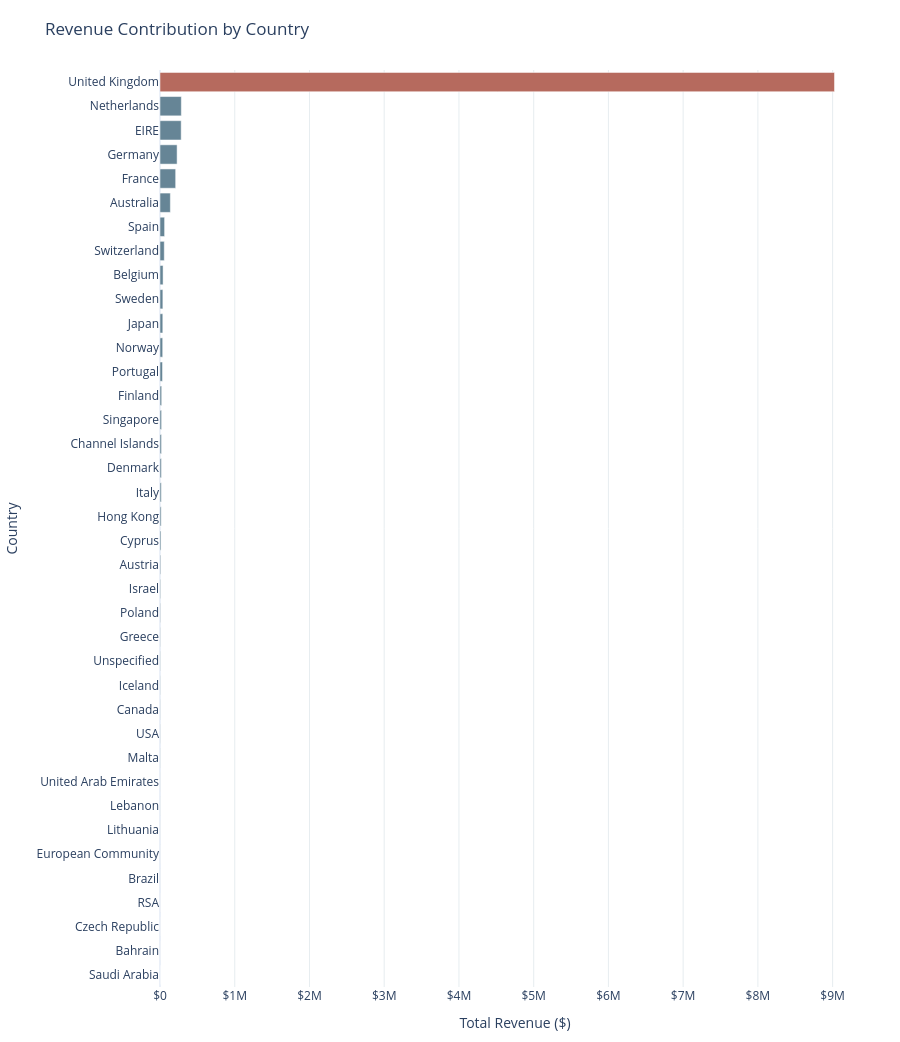

The cell this chart's notebook holds for it:
### Markdown cell above
## Revenue Contribution by Country (Horizontol Bar Chart)

### Code cell
# All countries fit in a tall, scroll-free horizontal chart; the United Kingdom is highlighted.
country_plot_df = visual_countryrevenue_df.sort_values('TotalRevenue', ascending=False).copy()
country_plot_df['MarketColor'] = np.where(country_plot_df['Country'].eq('United Kingdom'), 'United Kingdom', 'Other countries')
country_order = country_plot_df['Country'].tolist()
country_height = max(700, 24 * len(country_plot_df) + 130)
fig_country_bar = px.bar(
    country_plot_df,
    x='TotalRevenue', y='Country', orientation='h',
    category_orders={'Country': country_order},
    color='MarketColor',
    color_discrete_map={'United Kingdom': ACCENT, 'Other countries': MUTED_BLUE},
    custom_data=['RevenueSharePct'],
    title='Revenue Contribution by Country',
    labels={'TotalRevenue': 'Total Revenue', 'Country': 'Country', 'MarketColor': 'Market'},
    template=PLOTLY_TEMPLATE,
)
fig_country_bar.update_traces(
    hovertemplate='<b>%{y}</b><br>Total revenue: %{x:$,.2f}'
                  '<br>Share of completed-sale revenue: %{customdata[0]:.2f}%<extra></extra>'
)
fig_country_bar.update_layout(
    height=country_height, showlegend=False, margin={'l': 150, 'r': 30, 't': 70, 'b': 55},
    xaxis={'title': 'Total Revenue ($)', 'tickprefix': '$', 'separatethousands': True, 'gridcolor': GRID},
    yaxis={'title': 'Country', 'categoryorder': 'array', 'categoryarray': country_order, 'autorange': 'reversed'},
)
fig_country_bar.show(config=PLOTLY_CONFIG)

### Figure 1 — Plotly figure (JSON) as saved in the notebook; plotly's stock layout.template omitted (floating-point values rounded to 4 significant figures)
{"data": [{"customdata": [[84.61]], "hovertemplate": "<b>%{y}</b><br>Total revenue: %{x:$,.2f}<br>Share of completed-sale revenue: %{customdata[0]:.2f}%<extra></extra>", "legendgroup": "United Kingdom", "marker": {"color": "#B66A5E", "pattern": {"shape": ""}}, "name": "United Kingdom", "orientation": "h", "showlegend": true, "textposition": "auto", "x": [9025000.0], "xaxis": "x", "y": ["United Kingdom"], "yaxis": "y", "type": "bar"}, {"customdata": [[2.676], [2.657], [2.146], [1.966], [1.299], [0.5773], [0.5352], [0.3862], [0.3598], [0.3508], [0.3391], [0.3164], [0.2114], [0.1995], [0.1917], [0.1777], [0.1639], [0.1471], [0.1274], [0.09561], [0.07627], [0.06876], [0.04463], [0.04453], [0.04041], [0.03437], [0.03357], [0.02555], [0.01783], [0.01588], [0.01557], [0.01219], [0.01072], [0.009397], [0.007751], [0.00707], [0.001368]], "hovertemplate": "<b>%{y}</b><br>Total revenue: %{x:$,.2f}<br>Share of completed-sale revenue: %{customdata[0]:.2f}%<extra></extra>", "legendgroup": "Other countries", "marker": {"color": "#668596", "pattern": {"shape": ""}}, "name": "Other countries", "orientation": "h", "showlegend": true, "textposition": "auto", "x": [285400.0, 283500.0, 228900.0, 209700.0, 138500.0, 61580.0, 57090.0, 41200.0, 38380.0, 37420.0, 36170.0, 33750.0, 22550.0, 21280.0, 20450.0, 18960.0, 17480.0, 15690.0, 13590.0, 10200.0, 8135.0, 7335.0, 4761.0, 4750.0, 4310.0, 3666.0, 3580.0, 2726.0, 1902.0, 1694.0, 1661.0, 1300.0, 1144.0, 1002.0, 826.7, 754.1, 145.9], "xaxis": "x", "y": ["Netherlands", "EIRE", "Germany", "France", "Australia", "Spain", "Switzerland", "Belgium", "Sweden", "Japan", "Norway", "Portugal", "Finland", "Singapore", "Channel Islands", "Denmark", "Italy", "Hong Kong", "Cyprus", "Austria", "Israel", "Poland", "Greece", "Unspecified", "Iceland", "Canada", "USA", "Malta", "United Arab Emirates", "Lebanon", "Lithuania", "European Community", "Brazil", "RSA", "Czech Republic", "Bahrain", "Saudi Arabia"], "yaxis": "y", "type": "bar"}], "layout": {"xaxis": {"anchor": "y", "domain": [0.0, 1.0], "title": {"text": "Total Revenue ($)"}, "tickprefix": "$", "separatethousands": true, "gridcolor": "#E7EDF0"}, "yaxis": {"anchor": "x", "domain": [0.0, 1.0], "title": {"text": "Country"}, "categoryorder": "array", "categoryarray": ["United Kingdom", "Netherlands", "EIRE", "Germany", "France", "Australia", "Spain", "Switzerland", "Belgium", "Sweden", "Japan", "Norway", "Portugal", "Finland", "Singapore", "Channel Islands", "Denmark", "Italy", "Hong Kong", "Cyprus", "Austria", "Israel", "Poland", "Greece", "Unspecified", "Iceland", "Canada", "USA", "Malta", "United Arab Emirates", "Lebanon", "Lithuania", "European Community", "Brazil", "RSA", "Czech Republic", "Bahrain", "Saudi Arabia"], "autorange": "reversed"}, "legend": {"title": {"text": "Market"}, "tracegroupgap": 0}, "title": {"text": "Revenue Contribution by Country"}, "barmode": "relative", "margin": {"l": 150, "r": 30, "t": 70, "b": 55}, "height": 1042, "showlegend": false}}
